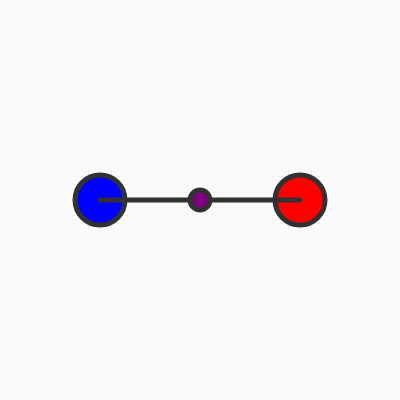
Frame 1 (no input)
Frame 60 (no input): identical to frame 1, image omitted
Frame 120 (the mouse pressed at the canvas centre since frame 60): identical to frame 1, image omitted

The p5.js sketch that drew this single still picture (run headless with seeded random() and noise() and a simulated clock; from frame 60 on, the mouse is pressed at the canvas centre):

// p5.js sketch
// ── sketch.js
/*MTEC 1201 Assignment 2: Short Study: Particle Accelerator of Life
By Francky Duperval

*/

function setup() {
  createCanvas(400, 400);
  background(250);
}

function draw() {
  background(250);
  
  // Creating left accelerator beam
  fill('blue');
  stroke(50);
  strokeWeight(5);
  ellipse(100, 200, 50, 50);

  // Creating right accelerator beam
  fill('red');
  stroke(50);
  strokeWeight(5);
  ellipse(300, 200, 50, 50);
  line(100, 200, 300, 200);

  // Creating the grand particle
  fill('purple');
  stroke(50);
  ellipse(200, 200, 20, 20);
}
